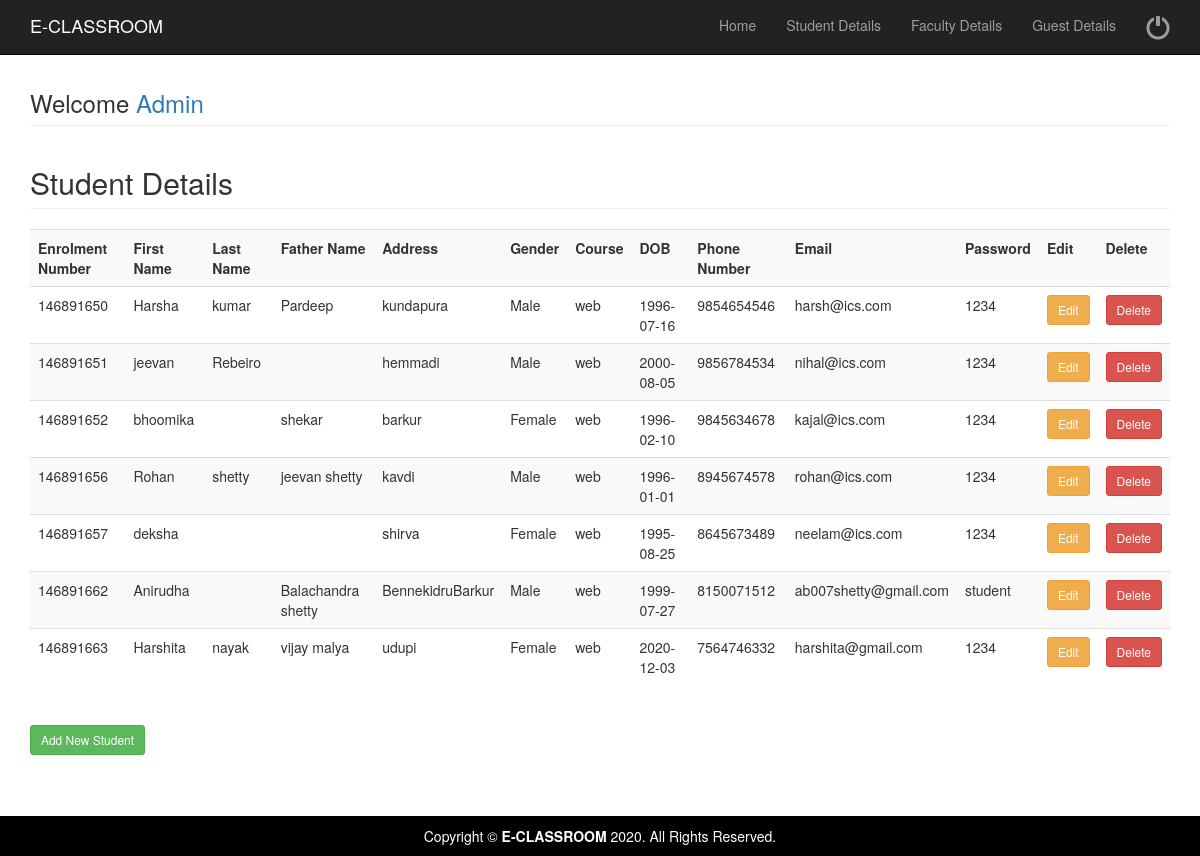
Screenshot of /studentdetails.php (signed in) with the database file from the repository.
### tables this page shows
CREATE TABLE `studenttable` (
  `Eno` bigint(20) NOT NULL,
  `FName` varchar(30) NOT NULL,
  `LName` varchar(30) NOT NULL,
  `FaName` varchar(30) NOT NULL,
  `Addrs` text NOT NULL,
  `Gender` varchar(6) NOT NULL,
  `Course` varchar(20) NOT NULL,
  `DOB` date NOT NULL,
  `PhNo` bigint(10) NOT NULL,
  `Pass` varchar(20) NOT NULL,
  `Eid` varchar(50) NOT NULL
);

### studentdetails.php (the view, shortened to what this page needs)
<?php include('adminhead.php'); ?>
<div class="container">
	<div class="row">
		<div class="col-md-12">
			<h3 class="page-header">Welcome <a href="welcomeadmin">Admin</a> </h3>
			<?php
			include( "database.php" );
			$sql = "select * from  studenttable";
			$result = mysqli_query( $connect, $sql );
			echo "<h2 class='page-header'>Student Details</h2>";
			echo "<div class='table-responsive'> <table class='table table-striped' style='width:100%'>
<tr>
<th>Enrolment Number</th>
<th>First Name</th>
<th>Last Name</th>
<th>Father Name</th>
<th>Address</th>
<th>Gender</th>
<th>Course</th>
<th>DOB</th>
<th>Phone Number</th>
<th>Email</th>
<th>Password</th>
<th>Edit</th>
<th>Delete</th>
</tr>";
			while ( $row = mysqli_fetch_array( $result ) ) {
				?>
			<tr>
				<td>
					<?PHP echo $row['Eno'];?>
				</td>
				<td>
					<?PHP echo $row['FName'];?>
				</td>
				<td>
					<?PHP echo $row['LName'];?>
				</td>
				<td>
					<?PHP echo $row['FaName'];?>
				</td>
				<td>
					<?PHP echo $row['Addrs'];?>
				</td>
				<td>
					<?PHP echo $row['Gender'];?>
				</td>
				<td>
					<?PHP echo $row['Course'];?>
				</td>
				<td>
					<?PHP echo $row['DOB'];?>
				</td>
				<td>
					<?PHP echo $row['PhNo'];?>
				</td>
				<td>
					<?PHP echo $row['Eid'];?>
				</td>
				<td>
					<?PHP echo $row['Pass'];?>
				</td>
				<td><a href="updatestudent.php?eno=<?php echo $row['Eno']; ?>"><input type="button" Value="Edit" class="btn btn-warning btn-sm"></a>
				</td>
				<td><a href="studentdetails.php?deleteid=<?php echo $row['Eno']; ?>"><input type="submit" Value="Delete" name="delete" class="btn btn-danger btn-sm"></a>
				</td>
			</tr>
			<?php } ?>
			</table>
			<br>
			</div>
			<a href="addnewstudent"><button type="button" value="AddNewStudent" class="btn btn-success btn-sm ">Add New Student</button></a>
		</div>
	</div>
	<?php include('allfoot.php'); ?>

### css/modern-business.css (style rules this page uses)
html, body { height: 100%; }
body { padding-top: 50px; }

### rows the page displays
studenttable: Eno "146891650", FName "Harsha", LName "kumar", FaName "Pardeep", Addrs "kundapura", Gender "Male", Course "web", DOB "1996-07-16", PhNo "9854654546", Eid "harsh@ics.com", Pass "1234"
studenttable: Eno "146891651", FName "jeevan", LName "Rebeiro", Addrs "hemmadi", Gender "Male", Course "web", DOB "2000-08-05", PhNo "9856784534", Eid "nihal@ics.com", Pass "1234"
studenttable: Eno "146891652", FName "bhoomika", FaName "shekar", Addrs "barkur", Gender "Female", Course "web", DOB "1996-02-10", PhNo "9845634678", Eid "kajal@ics.com", Pass "1234"
studenttable: Eno "146891656", FName "Rohan", LName "shetty", FaName "jeevan shetty", Addrs "kavdi", Gender "Male", Course "web", DOB "1996-01-01", PhNo "8945674578", Eid "rohan@ics.com", Pass "1234"
studenttable: Eno "146891657", FName "deksha", Addrs "shirva", Gender "Female", Course "web", DOB "1995-08-25", PhNo "8645673489", Eid "neelam@ics.com", Pass "1234"
studenttable: Eno "146891662", FName "Anirudha", FaName "Balachandra shetty", Addrs "BennekidruBarkur", Gender "Male", Course "web", DOB "1999-07-27", PhNo "8150071512", Eid "ab007shetty@gmail.com", Pass "student"
studenttable: Eno "146891663", FName "Harshita", LName "nayak", FaName "vijay malya", Addrs "udupi", Gender "Female", Course "web", DOB "2020-12-03", PhNo "7564746332", Eid "harshita@gmail.com", Pass "1234"
